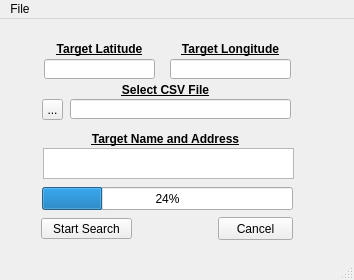
<?xml version="1.0" encoding="UTF-8"?>
<ui version="4.0">
 <class>Geospcatial_Location_Webscraper</class>
 <widget class="QMainWindow" name="Geospcatial_Location_Webscraper">
  <property name="geometry">
   <rect>
    <x>0</x>
    <y>0</y>
    <width>354</width>
    <height>280</height>
   </rect>
  </property>
  <property name="windowTitle">
   <string>MainWindow</string>
  </property>
  <widget class="QWidget" name="centralwidget">
   <widget class="QPushButton" name="pushButton">
    <property name="geometry">
     <rect>
      <x>41</x>
      <y>199</y>
      <width>91</width>
      <height>21</height>
     </rect>
    </property>
    <property name="text">
     <string>Start Search</string>
    </property>
   </widget>
   <widget class="QPushButton" name="pushButton_1">
    <property name="geometry">
     <rect>
      <x>218</x>
      <y>198</y>
      <width>75</width>
      <height>23</height>
     </rect>
    </property>
    <property name="text">
     <string>Cancel</string>
    </property>
   </widget>
   <widget class="QProgressBar" name="progressBar">
    <property name="geometry">
     <rect>
      <x>42</x>
      <y>168</y>
      <width>251</width>
      <height>23</height>
     </rect>
    </property>
    <property name="value">
     <number>24</number>
    </property>
   </widget>
   <widget class="QToolButton" name="toolButton">
    <property name="geometry">
     <rect>
      <x>42</x>
      <y>80</y>
      <width>21</width>
      <height>21</height>
     </rect>
    </property>
    <property name="text">
     <string>...</string>
    </property>
   </widget>
   <widget class="QLabel" name="label">
    <property name="geometry">
     <rect>
      <x>49</x>
      <y>20</y>
      <width>101</width>
      <height>20</height>
     </rect>
    </property>
    <property name="text">
     <string>&lt;html&gt;&lt;head/&gt;&lt;body&gt;&lt;p align=&quot;center&quot;&gt;&lt;span style=&quot; font-weight:600; text-decoration: underline;&quot;&gt;Target Latitude&lt;/span&gt;&lt;/p&gt;&lt;/body&gt;&lt;/html&gt;</string>
    </property>
   </widget>
   <widget class="QLabel" name="label_2">
    <property name="geometry">
     <rect>
      <x>175</x>
      <y>20</y>
      <width>111</width>
      <height>20</height>
     </rect>
    </property>
    <property name="text">
     <string>&lt;html&gt;&lt;head/&gt;&lt;body&gt;&lt;p align=&quot;center&quot;&gt;&lt;span style=&quot; font-weight:600; text-decoration: underline;&quot;&gt;Target Longitude&lt;/span&gt;&lt;/p&gt;&lt;/body&gt;&lt;/html&gt;</string>
    </property>
   </widget>
   <widget class="QLabel" name="label_3">
    <property name="geometry">
     <rect>
      <x>40</x>
      <y>105</y>
      <width>251</width>
      <height>31</height>
     </rect>
    </property>
    <property name="text">
     <string>&lt;html&gt;&lt;head/&gt;&lt;body&gt;&lt;p align=&quot;center&quot;&gt;&lt;span style=&quot; font-weight:600; text-decoration: underline;&quot;&gt;Target Name and Address&lt;/span&gt;&lt;/p&gt;&lt;/body&gt;&lt;/html&gt;</string>
    </property>
   </widget>
   <widget class="QTextEdit" name="textEdit_1">
    <property name="geometry">
     <rect>
      <x>43</x>
      <y>129</y>
      <width>251</width>
      <height>31</height>
     </rect>
    </property>
   </widget>
   <widget class="QLineEdit" name="File_Name">
    <property name="geometry">
     <rect>
      <x>70</x>
      <y>80</y>
      <width>221</width>
      <height>20</height>
     </rect>
    </property>
   </widget>
   <widget class="QLineEdit" name="lineEdit">
    <property name="geometry">
     <rect>
      <x>44</x>
      <y>40</y>
      <width>111</width>
      <height>20</height>
     </rect>
    </property>
   </widget>
   <widget class="QLineEdit" name="lineEdit_2">
    <property name="geometry">
     <rect>
      <x>170</x>
      <y>40</y>
      <width>121</width>
      <height>20</height>
     </rect>
    </property>
   </widget>
   <widget class="QLabel" name="label_4">
    <property name="geometry">
     <rect>
      <x>105</x>
      <y>63</y>
      <width>121</width>
      <height>16</height>
     </rect>
    </property>
    <property name="text">
     <string>&lt;html&gt;&lt;head/&gt;&lt;body&gt;&lt;p align=&quot;center&quot;&gt;&lt;span style=&quot; font-weight:600; text-decoration: underline;&quot;&gt;Select CSV File&lt;/span&gt;&lt;/p&gt;&lt;/body&gt;&lt;/html&gt;</string>
    </property>
   </widget>
  </widget>
  <widget class="QStatusBar" name="statusbar"/>
  <widget class="QMenuBar" name="menubar">
   <property name="geometry">
    <rect>
     <x>0</x>
     <y>0</y>
     <width>354</width>
     <height>22</height>
    </rect>
   </property>
   <widget class="QMenu" name="File">
    <property name="title">
     <string>File</string>
    </property>
    <addaction name="Open_file"/>
    <addaction name="actionClose"/>
   </widget>
   <addaction name="File"/>
  </widget>
  <action name="Open_file">
   <property name="checkable">
    <bool>false</bool>
   </property>
   <property name="text">
    <string>Open</string>
   </property>
  </action>
  <action name="actionClose">
   <property name="text">
    <string>Close</string>
   </property>
  </action>
 </widget>
 <resources/>
 <connections/>
</ui>
